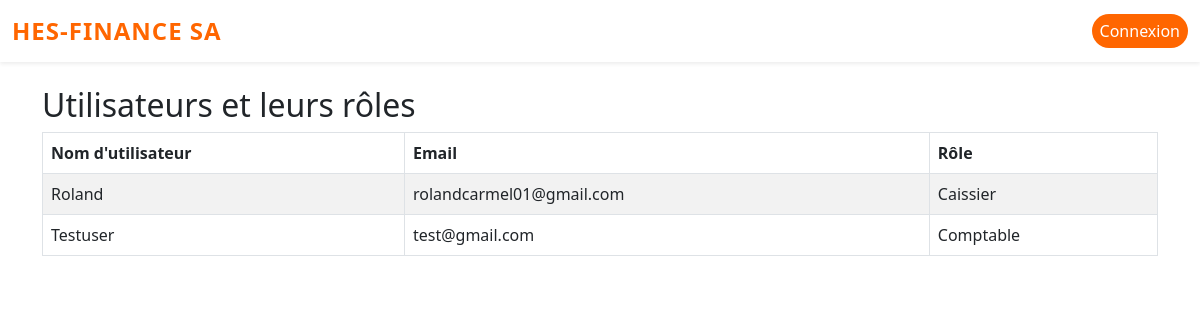
Screenshot of /userroles/ with the database file from the repository.
### roles_permissions/models.py (models this page shows, shortened)
class UserRole(models.Model):
    user = models.OneToOneField(User, on_delete=models.CASCADE)
    role = models.ForeignKey(Role, on_delete=models.CASCADE)

class Role(models.Model):
    nom_role = models.CharField(max_length=100, unique=True)
    description = models.TextField()
    slug = models.SlugField(unique=True, blank=True, null=True)

### roles_permissions/views_front.py (the view)
def userroles_list(request):
    userroles = UserRole.objects.select_related('user', 'role').all()
    return render(request, 'roles_permissions/userroles_list.html', {'userroles': userroles})

### templates/roles_permissions/userroles_list.html
{% extends 'base.html' %}
{% block content %}
<div class="container mt-4">
    <h2>Utilisateurs et leurs rôles</h2>
    <table class="table table-bordered table-striped">
        <thead>
            <tr>
                <th>Nom d'utilisateur</th>
                <th>Email</th>
                <th>Rôle</th>
            </tr>
        </thead>
        <tbody>
            {% for ur in userroles %}
            <tr>
                <td>{{ ur.user.username }}</td>
                <td>{{ ur.user.email }}</td>
                <td>{{ ur.role.nom_role }}</td>
            </tr>
            {% empty %}
            <tr><td colspan="3">Aucun utilisateur avec un rôle.</td></tr>
            {% endfor %}
        </tbody>
    </table>
</div>
{% endblock %}

### templates/base.html (style rules this page uses)
body { background: #fff; }

### rows the page displays
UserRole: user.username "Roland", user.email "rolandcarmel01@gmail.com", role.nom_role "Caissier"
UserRole: user.username "Testuser", user.email "test@gmail.com", role.nom_role "Comptable"
